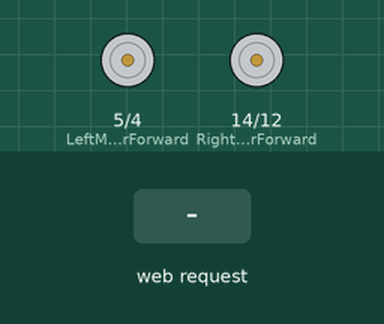
Bench run of a sketch on a simulated ESP8266 (NodeMCU). Shown: motor-driver pin pairs drawn as motors (green arrow = first pin HIGH = forward, orange = second pin HIGH = backward, longer = more drive). The inputs (shaded band) are chosen by the test bench. WiFi joins after 1.5 s; servers stay silent unless stated; what the sketch prints to the serial monitor is not drawn.

Above: at 2.7 s.
2.8 s: HTTP request GET /forward received
At 4.0 s:
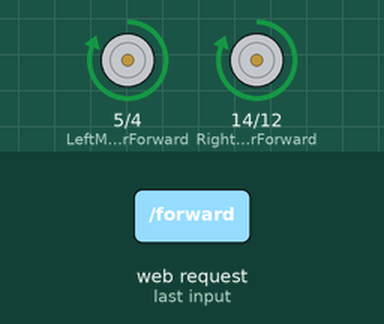
4.3 s: HTTP request GET /backward received
At 5.3 s:
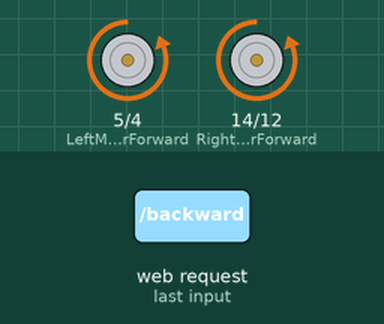
5.8 s: HTTP request GET /left received
At 6.5 s:
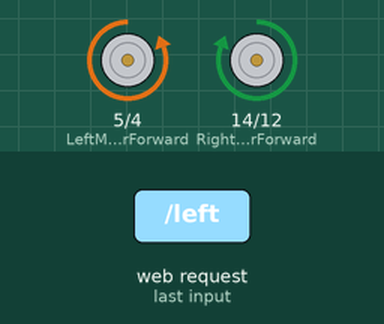
7.3 s: HTTP request GET /right received
At 7.6 s:
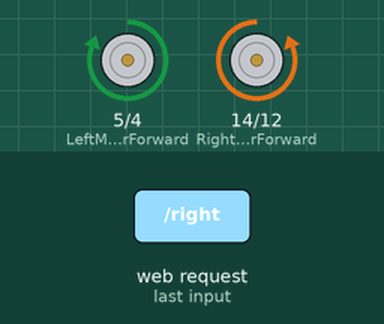
8.8 s: HTTP request GET /stop received
At 9.9 s:
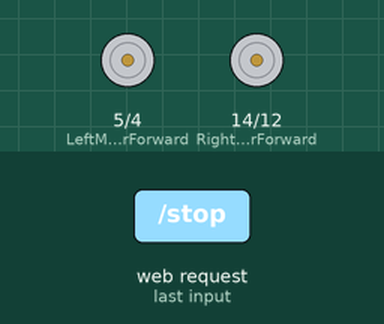
Timing chart, 0 to 11.3 s (numbered marks = the images above; inputs shaded):
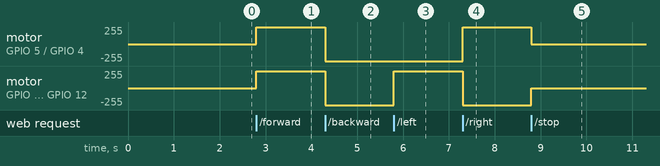

The sketch:

RC-car.ino
```cpp
#include <ESP8266WiFi.h>
#include <ESP8266WebServer.h>

const char* ssid     = "YOUR_WIFI_NAME";      // <--- CHANGE THIS
const char* password = "YOUR_WIFI_PASSWORD";  // <--- CHANGE THIS

ESP8266WebServer server(80);

// Motor Pins (D1, D2, D5, D6)
const int LeftMotorForward  = 5;  // D1
const int LeftMotorBackward = 4;  // D2
const int RightMotorForward = 14; // D5
const int RightMotorBackward = 12; // D6

void setup() {
  Serial.begin(9600);

  pinMode(LeftMotorForward, OUTPUT); pinMode(LeftMotorBackward, OUTPUT);
  pinMode(RightMotorForward, OUTPUT); pinMode(RightMotorBackward, OUTPUT);

  stopCar();

  Serial.println();
  Serial.print("Connecting to ");
  Serial.println(ssid);

  WiFi.begin(ssid, password);

  while (WiFi.status() != WL_CONNECTED) {
    delay(500);
    Serial.print(".");
  }

  Serial.println("\nWiFi connected!");
  Serial.print("IP Address: ");
  Serial.println(WiFi.localIP());

  // --- WEB PAGE (Updated with JavaScript) ---
  server.on("/", []() {
    String html = "<!DOCTYPE html><html><head><meta name='viewport' content='width=device-width, initial-scale=1.0'>";
    html += "<style>";
    html += "body { font-family: sans-serif; text-align: center; background-color: #222; color: white; margin: 0; padding: 20px; }";
    html += "button { border: none; color: white; padding: 20px; text-align: center; text-decoration: none; display: inline-block; font-size: 30px; margin: 4px 2px; cursor: pointer; border-radius: 12px; width: 45%; height: 100px; }";
    html += ".green { background-color: #4CAF50; width: 90%; }"; // Forward/Back are wide
    html += ".red { background-color: #f44336; width: 90%; }";   // Stop is wide
    html += ".blue { background-color: #008CBA; }";              // Left/Right
    html += "</style>";

    // The JavaScript magic that stops the page from reloading
    html += "<script>";
    html += "function send(action) { fetch('/' + action); }";
    html += "</script>";
    html += "</head><body>";

    html += "<h1>Rakshit's RC Car</h1>";

    // Buttons with 'onclick' instead of 'href'
    html += "<button class='green' onclick=\"send('forward')\">&#8593; FORWARD</button><br>";
    html += "<button class='blue' onclick=\"send('left')\">&#8592; LEFT</button>";
    html += "<button class='blue' onclick=\"send('right')\">RIGHT &#8594;</button><br>";
    html += "<button class='green' onclick=\"send('backward')\">&#8595; BACKWARD</button><br><br>";
    html += "<button class='red' onclick=\"send('stop')\">STOP</button>";

    html += "</body></html>";
    server.send(200, "text/html", html);
  });

  // --- COMMANDS ---
  server.on("/forward", []() {
    digitalWrite(LeftMotorForward, HIGH); digitalWrite(LeftMotorBackward, LOW);
    digitalWrite(RightMotorForward, HIGH); digitalWrite(RightMotorBackward, LOW);
    server.send(200, "text/plain", "OK");
  });
  server.on("/backward", []() {
    digitalWrite(LeftMotorForward, LOW); digitalWrite(LeftMotorBackward, HIGH);
    digitalWrite(RightMotorForward, LOW); digitalWrite(RightMotorBackward, HIGH);
    server.send(200, "text/plain", "OK");
  });
  server.on("/left", []() {
    digitalWrite(LeftMotorForward, LOW); digitalWrite(LeftMotorBackward, HIGH);
    digitalWrite(RightMotorForward, HIGH); digitalWrite(RightMotorBackward, LOW);
    server.send(200, "text/plain", "OK");
  });
  server.on("/right", []() {
    digitalWrite(LeftMotorForward, HIGH); digitalWrite(LeftMotorBackward, LOW);
    digitalWrite(RightMotorForward, LOW); digitalWrite(RightMotorBackward, HIGH);
    server.send(200, "text/plain", "OK");
  });
  server.on("/stop", []() {
    stopCar();
    server.send(200, "text/plain", "OK");
  });

  server.begin();
}

void loop() {
  server.handleClient();
}

void stopCar() {
  digitalWrite(LeftMotorForward, LOW); digitalWrite(LeftMotorBackward, LOW);
  digitalWrite(RightMotorForward, LOW); digitalWrite(RightMotorBackward, LOW);
}
```

Measured:
- after the input at 2.8 s, motor on GPIO 5 (LeftMotorForward) / GPIO 4 (LeftMotorBackward), motor on GPIO 14 (RightMotorForward) / GPIO 12 (RightMotorBackward): stopped → forward 255/255 at once
- after the input at 4.3 s, motor on GPIO 5 (LeftMotorForward) / GPIO 4 (LeftMotorBackward), motor on GPIO 14 (RightMotorForward) / GPIO 12 (RightMotorBackward): forward 255/255 → backward 255/255 at once
- after the input at 5.8 s, motor on GPIO 14 (RightMotorForward) / GPIO 12 (RightMotorBackward): backward 255/255 → forward 255/255 at once
- after the input at 7.3 s, motor on GPIO 5 (LeftMotorForward) / GPIO 4 (LeftMotorBackward): backward 255/255 → forward 255/255 at once; motor on GPIO 14 (RightMotorForward) / GPIO 12 (RightMotorBackward): forward 255/255 → backward 255/255 at once
- after the input at 8.8 s, motor on GPIO 5 (LeftMotorForward) / GPIO 4 (LeftMotorBackward): forward 255/255 → stopped at once; motor on GPIO 14 (RightMotorForward) / GPIO 12 (RightMotorBackward): backward 255/255 → stopped at once
